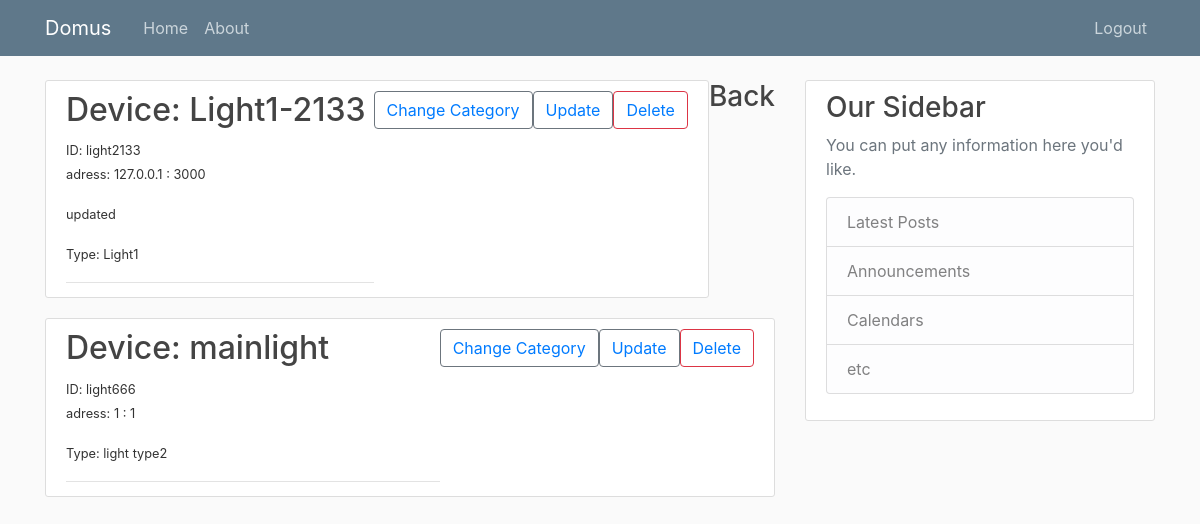
The app's page /category/4/ (signed in), older data.
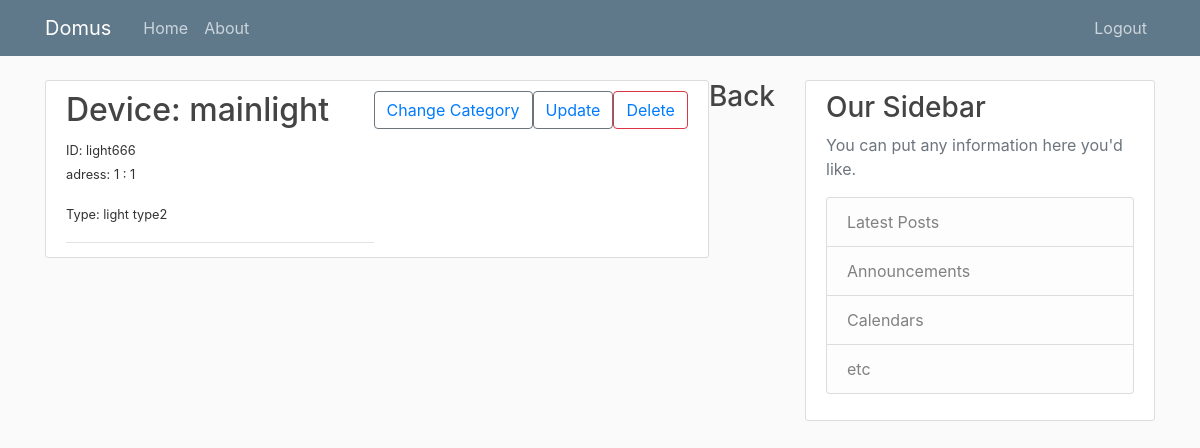
The same page, newer data.
### devices/models.py (models this page shows, shortened)
class Device(models.Model):
    deviceID = models.CharField(max_length=50, unique = True)
    Devtype = models.ForeignKey(DeviceType,on_delete=models.CASCADE, default=DeviceType.objects.all().first())
    name = models.CharField(max_length=50)
    description = models.CharField(max_length=250)
    ip_adress = models.CharField(max_length=15)
    port = models.IntegerField()

class DeviceType(models.Model):
    deviceType = models.CharField(max_length=50, unique = True)
    name = models.CharField(max_length=50)
    manufacturer = models.CharField(max_length=80)
    description = models.CharField(max_length=250)
    def __str__(self):
        return self.name

### devices/views.py (the view)
# urls.py: path('category/<int:pk>/',DevicesCategoryView.as_view(),name="category"),
class DevicesCategoryView(LoginRequiredMixin,UserPassesTestMixin,ListView):
    model = Device
    template_name = 'devices/category.html'
    context_object_name = 'devices'
    paginate_by = 2
    def get_context_data(self, **kwargs):
        context = super().get_context_data(**kwargs)
        cat = get_object_or_404(Category, id=self.kwargs.get('pk'))
        context['cat'] = cat
        return context
    def get_queryset(self):
       cat = get_object_or_404(Category, id=self.kwargs.get('pk'))
       return Device.objects.filter(category = cat).order_by('name')
    def test_func(self):
        cat = get_object_or_404(Category, id=self.kwargs.get('pk'))
        if(cat.owner == self.request.user):
            return True
        return False

### devices/templates/devices/category.html
{% extends "devices/paginable.html" %}
{% block content %}
<div class="float-md-right"> <a href="{% url 'home' %}"><h3>Back</h3></a></div>
    {% for dev in devices %}
        <article class="media content-section">
            <div class="media-body">
                <div class="article-metadata">
                    <a href="{% url 'device' cat.id dev.id %}" ><h2>Device: {{ dev.name }}</h2></a>
                    <p><small>ID: {{ dev.deviceID }}</small></br>
                    <small>adress: {{ dev.ip_adress }} : {{ dev.port }}</small> </p>
                    <p> <small>{{ dev.description }} </small> </p>
                    <p><small>Type: {{dev.Devtype }}</small></p>
                </div>
            </div>
            <div>
                <button class="btn btn-outline-secondary" ><a href="{% url 'changecategory' cat.id dev.id cat.id %}">Change Category</a></button>
            </div>
            <div>
                <button class="btn btn-outline-secondary" ><a href="{% url 'updatedevice' cat.id dev.id %}">Update</a></button>
            </div>
            <div>
                <button class="btn btn-outline-danger" ><a href="{% url 'deletedevice' cat.id dev.id %}">Delete</a></button>
            </div>
        </article>
    {% endfor %}
{% endblock content %}

### devices/templates/devices/paginable.html (shortened to what this page needs)
{% extends "devices/base.html" %}

### devices/templates/devices/base.html (shortened to what this page needs)
{% load static %}
<!DOCTYPE html>
<html>
    <head>
        <link rel="stylesheet" href="https://maxcdn.bootstrapcdn.com/bootstrap/4.0.0/css/bootstrap.min.css">
        <link rel="stylesheet" type="text/css" href="{% static 'devices/main.css' %} ">
    </head>
    <body>
        <header class="site-header">
            <nav class="navbar navbar-expand-md navbar-dark bg-steel fixed-top">
                <div class="container">
                    <a class="navbar-brand mr-4" href="{% url 'home' %}">Domus</a>
                    <div class="collapse navbar-collapse" id="navbarToggle">
                        <div class="navbar-nav mr-auto">
                        <a class="nav-item nav-link" href="{% url 'home' %}">Home</a>
                        <a class="nav-item nav-link" href="{% url 'about-page' %}">About</a>
                        </div>
                        <div class="navbar-nav">
                        {% if user.is_authenticated %}
                        <a class="nav-item nav-link" href="{% url 'logout' %}">Logout</a>
                        {% else %}
                        <a class="nav-item nav-link" href="{% url 'login' %}">Login</a>
                        <a class="nav-item nav-link" href="{% url 'register' %}">Register</a>
                        {% endif %}
                        </div>
                    </div>
                </div>
            </nav>
        </header>
        <main role="main" class="container">
        <div class="row">
            <div class="col-md-8">
            {% block content %}{% endblock %}
            </div>
            <div class="col-md-4">
            <div class="content-section">
                <h3>Our Sidebar</h3>
                <p class='text-muted'>You can put any information here you'd like.
                <ul class="list-group">
                    <li class="list-group-item list-group-item-light">Latest Posts</li>
                    <li class="list-group-item list-group-item-light">Announcements</li>
                    <li class="list-group-item list-group-item-light">Calendars</li>
                    <li class="list-group-item list-group-item-light">etc</li>
                </ul>
                </p>
            </div>
            </div>
        </div>
        </main>
    </body>
</html>

### devices/static/devices/main.css (style rules this page uses)
body { background: #fafafa; color: #333333; margin-top: 5rem; }
h1, h2, h3, h4, h5, h6 { color: #444444; }
ul { margin: 0; }
.bg-steel { background-color: #5f788a; }
.site-header .navbar-nav .nav-link { color: #cbd5db; }
.content-section { background: #ffffff; padding: 10px 20px; border: 1px solid #dddddd; border-radius: 3px; margin-bottom: 20px; }
.article-metadata { padding-bottom: 1px; margin-bottom: 4px; border-bottom: 1px solid #e3e3e3 }

Row changes from the older to the newer data that the page shows:
removed Device: name "Light1-2133", deviceID "light2133", ip_adress "127.0.0.1", port "3000", description "updated", Devtype "Light1"
